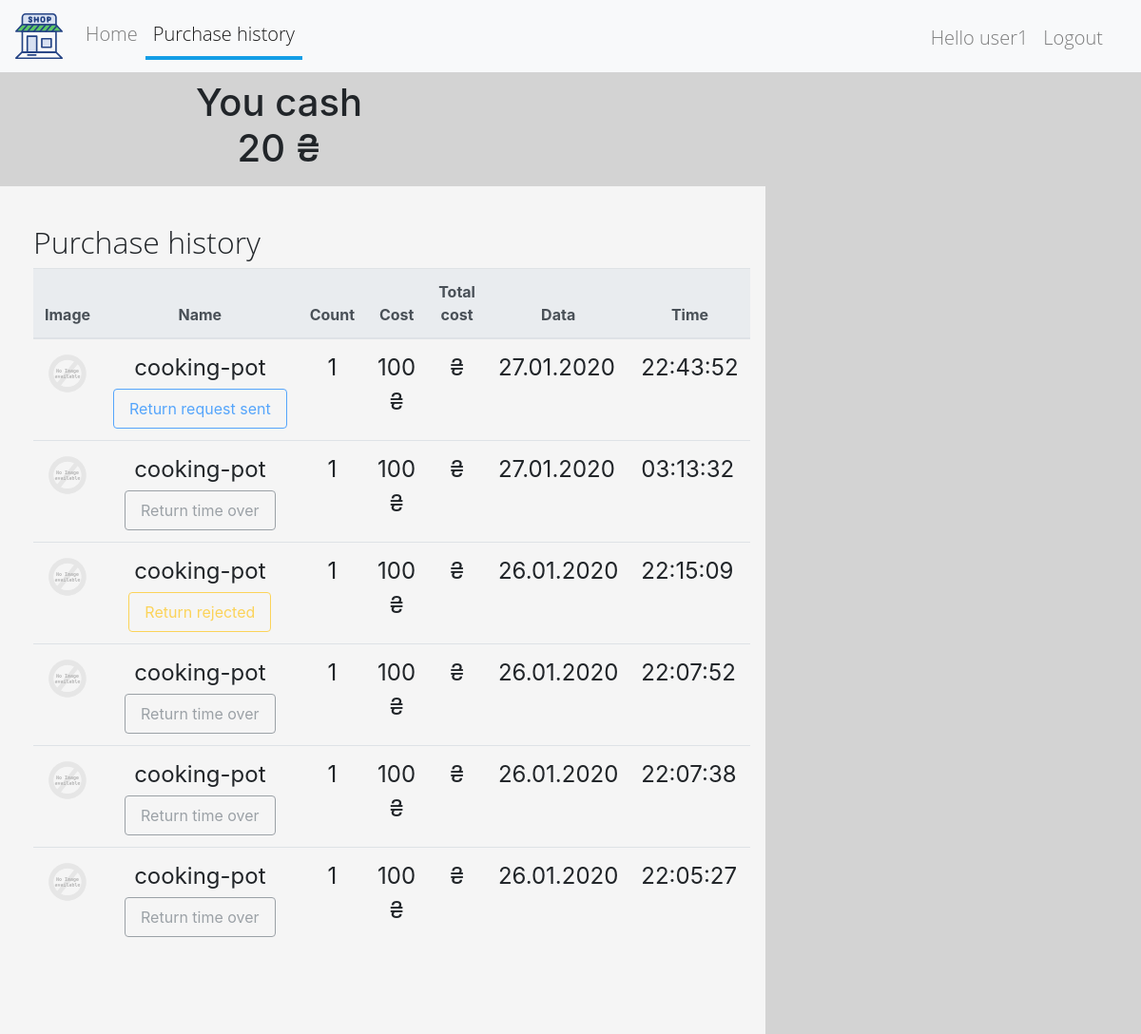
The app's page /purchase_list/ (signed in) with its own data.
### shop/models.py (models this page shows, shortened)
class Profile(models.Model):
    user = models.OneToOneField(to=User, on_delete=models.CASCADE, related_name='profile')
    cash = models.DecimalField(
        decimal_places=2,
        max_digits=12,
        default=10000.00,
        validators=[MinValueValidator(Decimal('0.00'))]
    )

class Purchase(models.Model):
    buyer = models.ForeignKey(User, on_delete=models.DO_NOTHING)
    product = models.ForeignKey(
        to=Product,
        on_delete=models.DO_NOTHING,
        related_name='product')
    count = models.PositiveIntegerField()
    time = models.DateTimeField(auto_now_add=True)
    return_status = models.BooleanField(default=True)

class Product(models.Model):
    name = models.CharField(max_length=50)
    description = models.CharField(max_length=256)
    price = models.DecimalField(
        decimal_places=2,
        max_digits=12,
        validators=[MinValueValidator(Decimal('0.00'))])
    photo = models.FileField(upload_to='shop/product_image/')
    count = models.PositiveIntegerField()

### shop/views.py (the view)
# urls.py: path('purchase_list/', PurchaseList.as_view(), name='purchase_list'),
class PurchaseList(UserAccess, FormMixin, ListView):
    template_name = 'shop/purchase/list.html'
    success_url = '/purchase_list/'
    model = models.Purchase
    context_object_name = 'purchases'
    paginate_by = 6
    ordering = '-time'
    page_kwarg = 'page'
    form_class = forms.ReturnCreateForm
    def get_queryset(self):
        qs = super().get_queryset()
        qs = qs.annotate(post_time=F('purchase__post_time'))
        return qs
    def get_context_data(self, **kwargs):
        time_over = timezone.now() - timedelta(minutes=3)
        context = super().get_context_data(**kwargs)
        context.update({'time_over': time_over})
        return context

### shop/views.py (called while the page is built)
    def test_func(self):
        return self.request.user.is_authenticated

### shop/templates/shop/purchase/list.html (shortened to what this page needs)
{% extends 'shop/page_item/base.html' %}
{% load staticfiles %}
{% block content %}
    {% if user.is_authenticated %}
        {% include 'shop/page_item/you_cash.html' %}
        <div class="col-md-8 col-sm-8 col-12 col box">
            <h2>Purchase history</h2>
            <div class="card-group mx-0 px-0">
                <table class="table table-hover">
                    <thead class="thead-light">
                    <tr>
                        <th scope="col" class="text-center">Image</th>
                        <th scope="col" class="text-center">Name</th>
                        <th scope="col" class="text-center">Count</th>
                        <th scope="col" class="text-center">Cost</th>
                        <th scope="col" class="text-center">Total cost</th>
                        <th scope="col" class="text-center">Data</th>
                        <th scope="col" class="text-center">Time</th>
                    </tr>
                    </thead>
                    <tbody class="purchase-list">
                    {% for purchase in purchases %}
                        <tr>
                            <td scope="row" class="text-center">
                                <img src="{{ MEDIA_URL }}{{ purchase.product.photo }}" alt="no image"
                                     onerror="if (this.src != 'static/images/alt.svg') this.src = '{% static "images/alt.svg" %}'"
                                >
                            </td>
                            <td class="text-center">
                                {{ purchase.product.name }}
                                {% include 'shop/return/create_form.html' %}
                            </td>
                            <td class="text-center">{{ purchase.count }}</td>
                            <td class="text-center">{{ purchase.product.price|floatformat:"-2" }} ₴</td>
                            <td class="text-center">{{ purchase.total|floatformat:"-2" }} ₴</td>
                            <td>{{ purchase.time|date:"d.m.Y" }}</td>
                            <td>{{ purchase.time|date:"H:i:s" }}</td>
                        </tr>
                    {% empty %}
                        <tr>
                            <td>no purchases</td>
                        </tr>
                    {% endfor %}
                </table>
            </div>
        </div>
    {% endif %}
{% endblock content %}

### shop/templates/shop/page_item/navbar.html
{% load staticfiles %}
<nav class="navbar navbar-expand-lg navbar-expand navbar-light bg-light ">
    <div class="collapse navbar-collapse">
        <a class="navbar-brand" href="#">
            <img src="{% static 'images/shop.svg' %}" width="50" height="50" alt="">
        </a>
        <ul class="navbar-nav pl-0 mr-auto">
            <li class="nav-item">
                <a class="nav-link" href="{% url 'shop:index' %}">Home</a>
            </li>
            {% if user.is_authenticated %}
                {% if user.is_superuser %}
                    <li class="nav-item">
                        <a class="nav-link" href="{% url 'shop:product_create' %}">Create product</a>
                    </li>
                    <li class="nav-item">
                        <a class="nav-link" href="{% url 'shop:return_list' %}">Return list</a>
                    </li>
                {% else %}
                    <li class="nav-item">
                        <a class="nav-link" href="{% url 'shop:purchase_list'%}">Purchase history</a>
                    </li>
                {% endif %}
            {% endif %}
        </ul>
        <ul class="navbar-nav pl-0 pb-0 mt-2 mr-3" style="height: 50px">
            {% if not user.is_authenticated %}
                <p class="navbar-text mx-2" id="nav-text">Hello Guest</p>
                <li class="nav-item">
                    <a class="nav-link" href="{% url 'shop:user_create' %}">Register</a>
                </li>
                <p class="navbar-text mx-2"> or </p>
                <li class="nav-item">
                    <a class="nav-link" href="{% url 'shop:user_login' %}">Login</a>
                </li>
            {% else %}
                <p class="nav-item nav-link">Hello {{ user }}</p>
                <li class="nav-item">
                    <a class="nav-link" href="{% url 'shop:user_logout' %}">Logout</a>
                </li>
            {% endif %}
        </ul>
    </div>
</nav>

### shop/templates/shop/page_item/you_cash.html
{% if user.is_authenticated and not user.is_superuser %}
    <div id="cash">
        <h1 class="nav-link text-center">
            You cash <br> {{ user.profile.cash|floatformat:"-2" }} ₴
        </h1>
    </div>
{% endif %}

### shop/templates/shop/return/create_form.html (shortened to what this page needs)
<div class="mx-auto mt-1">
    <form action="{% url 'shop:return_create' %}" method="post">
        {% if not purchase.return_status %}
            <button disabled class="nav-link btn btn-outline-warning mx-auto">
                Return rejected
            </button>
        {% elif purchase.post_time %}
            <button disabled class="nav-link btn btn-outline-primary mx-auto">
                Return request sent
            </button>
        {% elif time_over >= purchase.time  %}
            <button disabled class="nav-link btn btn-outline-secondary mx-auto">
                Return time over
            </button>
        {% else %}
            <input type="hidden" name="purchase" value="{{ purchase.pk }}">
            <button type="submit" class="nav-link btn btn-outline-info mx-auto">
                Return product
            </button>
        {% endif %}
    </form>
</div>

### files/static/css/style.css (style rules this page uses)
body { background-color: lightgrey; }
h2 { font-family: "Open Sans Light", sans-serif; }
p { font-family: "Open Sans Light", sans-serif; font-size: 20px; }
li { font-family: "Open Sans Light", sans-serif; font-size: 20px; }
.box { background-color: whitesmoke; padding: 40px 50px 50px; }
.nav-link.active { border-bottom: 4px solid #149ee6; }
.nav-item { font-family: "Open Sans Light", sans-serif; font-size: 20px; }
.btn { white-space: nowrap; }
.purchase-list td { font-size: 150%; }

### records on screen
Purchase: product.name "cooking-pot", return_status "Return request sent", count "1", product.price "100", time "27.01.2020", time "22:43:52"
Purchase: product.name "cooking-pot", return_status "Return time over", count "1", product.price "100", time "27.01.2020", time "03:13:32"
Purchase: product.name "cooking-pot", return_status "Return rejected", count "1", product.price "100", time "26.01.2020", time "22:15:09"
Purchase: product.name "cooking-pot", return_status "Return time over", count "1", product.price "100", time "26.01.2020", time "22:07:52"
Purchase: product.name "cooking-pot", return_status "Return time over", count "1", product.price "100", time "26.01.2020", time "22:07:38"
Purchase: product.name "cooking-pot", return_status "Return time over", count "1", product.price "100", time "26.01.2020", time "22:05:27"

### other values on screen
{{ user }} "user1"
{{ user.profile.cash|floatformat:"-2" }} "20"
